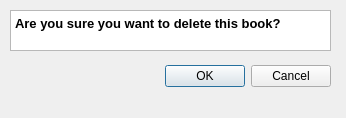
<?xml version="1.0" encoding="UTF-8"?>
<ui version="4.0">
 <class>delete_dialog</class>
 <widget class="QDialog" name="delete_dialog">
  <property name="geometry">
   <rect>
    <x>0</x>
    <y>0</y>
    <width>346</width>
    <height>118</height>
   </rect>
  </property>
  <property name="windowTitle">
   <string>Dialog</string>
  </property>
  <widget class="QDialogButtonBox" name="buttonBox">
   <property name="geometry">
    <rect>
     <x>-10</x>
     <y>60</y>
     <width>341</width>
     <height>32</height>
    </rect>
   </property>
   <property name="orientation">
    <enum>Qt::Horizontal</enum>
   </property>
   <property name="standardButtons">
    <set>QDialogButtonBox::Cancel|QDialogButtonBox::Ok</set>
   </property>
  </widget>
  <widget class="QTextBrowser" name="textBrowser">
   <property name="geometry">
    <rect>
     <x>10</x>
     <y>10</y>
     <width>321</width>
     <height>41</height>
    </rect>
   </property>
   <property name="html">
    <string>&lt;!DOCTYPE HTML PUBLIC &quot;-//W3C//DTD HTML 4.0//EN&quot; &quot;http://www.w3.org/TR/REC-html40/strict.dtd&quot;&gt;
&lt;html&gt;&lt;head&gt;&lt;meta name=&quot;qrichtext&quot; content=&quot;1&quot; /&gt;&lt;style type=&quot;text/css&quot;&gt;
p, li { white-space: pre-wrap; }
&lt;/style&gt;&lt;/head&gt;&lt;body style=&quot; font-family:'MS Shell Dlg 2'; font-size:8.25pt; font-weight:400; font-style:normal;&quot;&gt;
&lt;p style=&quot; margin-top:0px; margin-bottom:0px; margin-left:0px; margin-right:0px; -qt-block-indent:0; text-indent:0px;&quot;&gt;&lt;span style=&quot; font-size:16pt; font-weight:600; vertical-align:super;&quot;&gt;Are you sure you want to delete this book?&lt;/span&gt;&lt;/p&gt;&lt;/body&gt;&lt;/html&gt;</string>
   </property>
  </widget>
 </widget>
 <resources/>
 <connections>
  <connection>
   <sender>buttonBox</sender>
   <signal>accepted()</signal>
   <receiver>delete_dialog</receiver>
   <slot>accept()</slot>
   <hints>
    <hint type="sourcelabel">
     <x>248</x>
     <y>254</y>
    </hint>
    <hint type="destinationlabel">
     <x>157</x>
     <y>274</y>
    </hint>
   </hints>
  </connection>
  <connection>
   <sender>buttonBox</sender>
   <signal>rejected()</signal>
   <receiver>delete_dialog</receiver>
   <slot>reject()</slot>
   <hints>
    <hint type="sourcelabel">
     <x>316</x>
     <y>260</y>
    </hint>
    <hint type="destinationlabel">
     <x>286</x>
     <y>274</y>
    </hint>
   </hints>
  </connection>
 </connections>
</ui>
